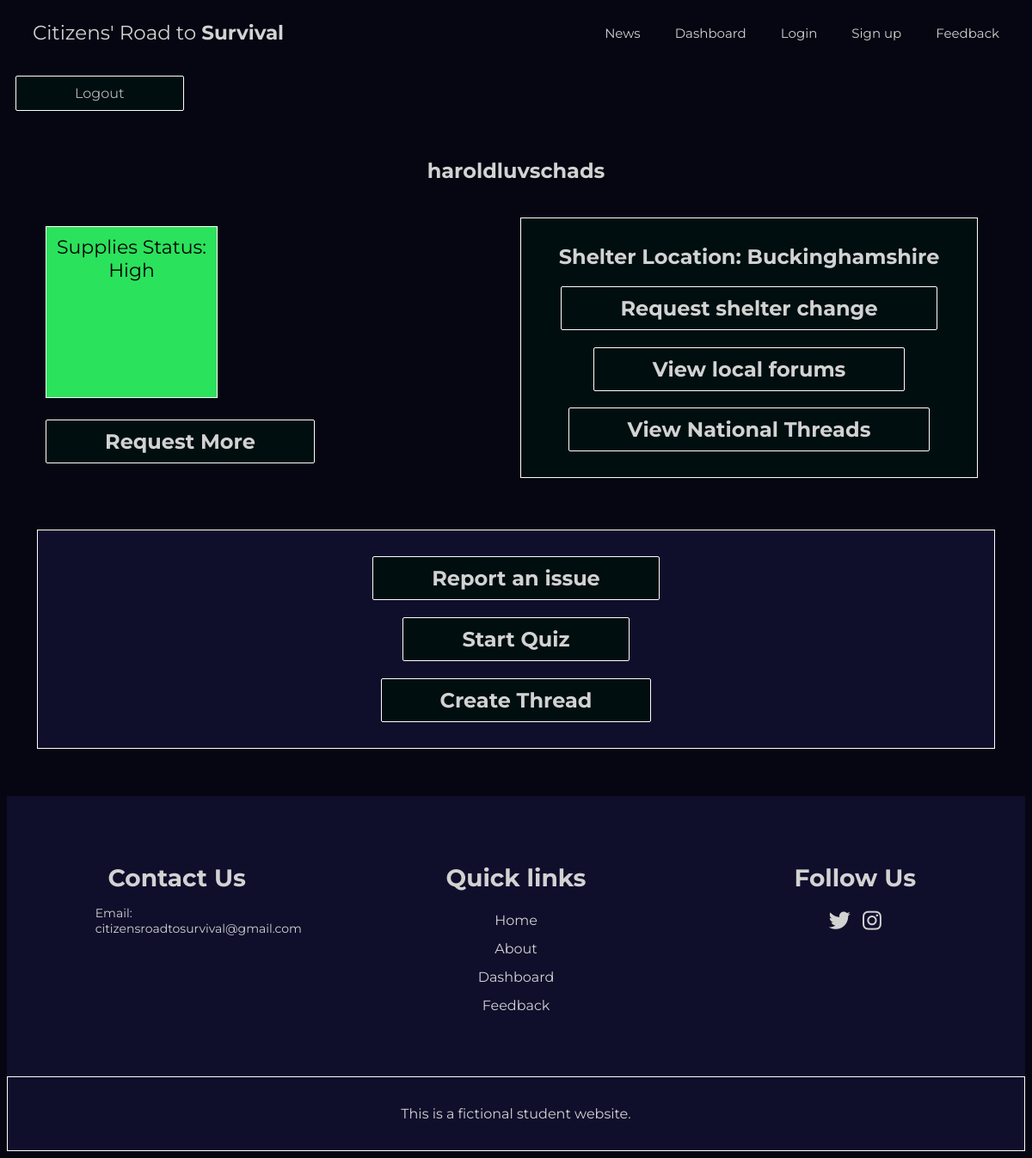
Page /dashboard.php (signed in) on the earlier database version.
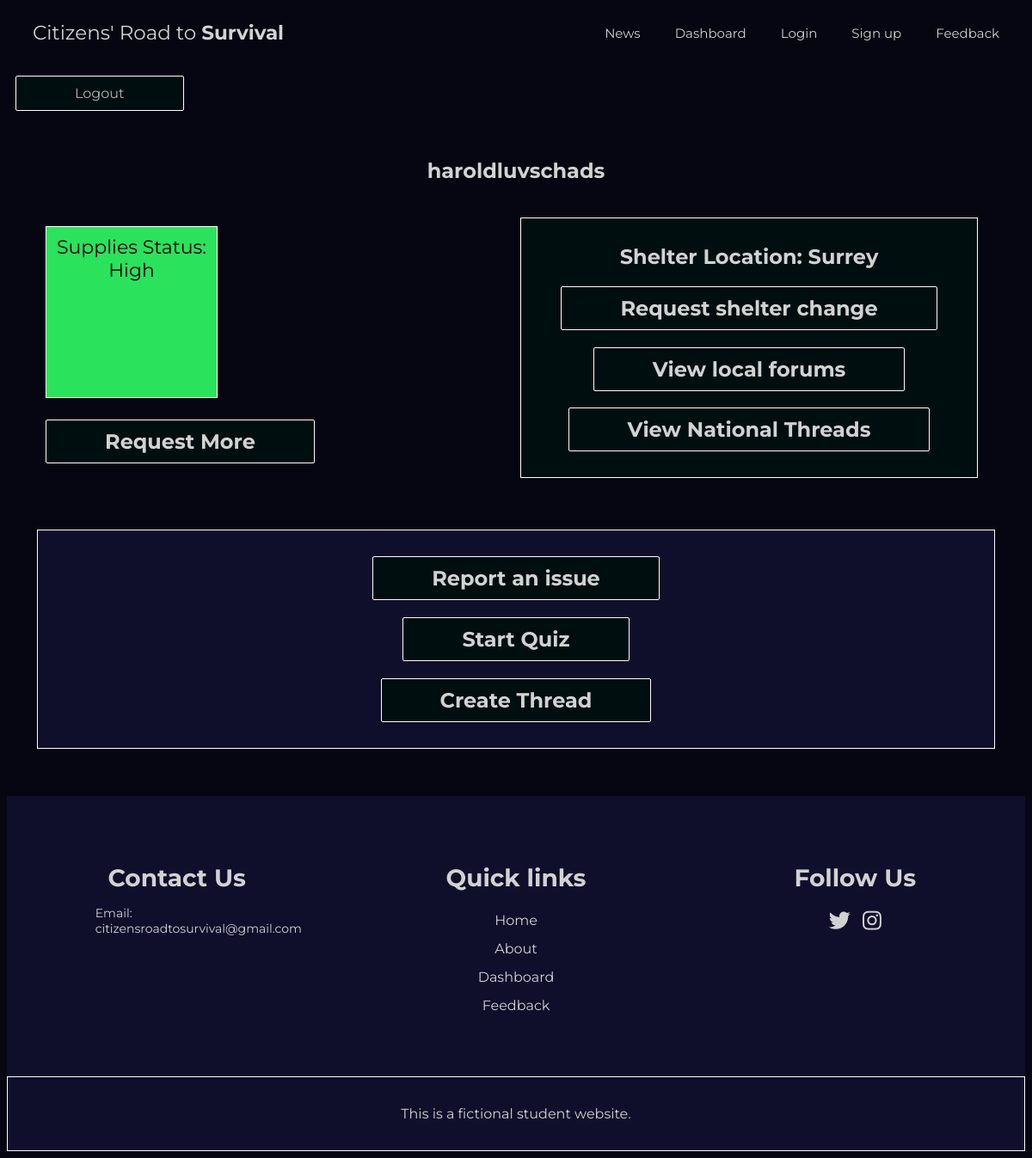
Same page on the later database version.
### tables this page shows
CREATE TABLE `users` (
  `id` int(11) NOT NULL,
  `username` text NOT NULL,
  `password` text NOT NULL,
  `firstname` text NOT NULL,
  `lastname` text NOT NULL,
  `email` text NOT NULL,
  `birthdate` text NOT NULL,
  `role` enum('user','admin','owner','') NOT NULL,
  `score` int(11) NOT NULL,
  `supplies_status` enum('Very High','High','Medium','Low','Very Low') NOT NULL DEFAULT 'Medium',
  `shelter_location` enum('Bedfordshire','Berkshire','Bristol','Buckinghamshire','Cambridgeshire','Cheshire','Cornwall','Cumbria','Derbyshire','Devon','Dorset','Durham','East Riding of Yorkshire','East Sussex','Essex','Gloucestershire','Greater London','Greater Manchester','Hampshire','Herefordshire','Hertfordshire','Isle of Wight','Kent','Lancashire','Leicestershire','Lincolnshire','Merseyside','Middlesex','Norfolk','North Yorkshire','Northamptonshire','Northumberland','Nottinghamshire','Oxfordshire','Rutland','Shropshire','Somerset','South Yorkshire','Staffordshire','Suffolk','Surrey','Tyne and Wear','Warwickshire','West Midlands','West Sussex','West Yorkshire','Wiltshire','Worcestershire') DEFAULT NULL,
  `weekly_reported_issues` int(11) NOT NULL,
  `last_supply_request` datetime DEFAULT NULL
);

### dashboard.php (the view, shortened to what this page needs)
<!DOCTYPE html>
<html lang="en">
<head>
    <link rel="stylesheet" href="dashboard.css">
    <link rel="stylesheet" href="main.css">
    <link rel="stylesheet" href="https://cdnjs.cloudflare.com/ajax/libs/font-awesome/6.5.0/css/all.min.css">
</head>
<body>
    <header class="header">
        <div class="header_content">
            <a href="index.php" class="logo">Citizens' Road to&nbsp;<b>Survival</b></a>
            <nav class="nav">
                <ul class="nav_list">
                    <li class="nav_item"> <a href="list_articles.php" class="nav_link">News</a></li>
                    <li class="nav_item"> <a href="dashboard.php" class="nav_link">Dashboard</a></li>
                    <li class="nav_item"> <a href="login.php" class="nav_link">Login</a></li>
                    <li class="nav_item"> <a href="signup.php" class="nav_link">Sign up</a></li>
                    <li class="nav_item"> <a href="feedback.php" class="nav_link">Feedback</a></li>
                </ul>
            </nav>
        </div>
    </header>
<?php
include 'connectdb.php';
$user_id = $_SESSION['user_id'];
$role=$_SESSION['role'];
echo '<div class="logout-btn">';
echo '<a href="logout.php" class="btn">Logout</a>';
echo '</div>';
if($role !='admin' ){
    echo '<section class="dashboard">';
    $stmt= $conn->prepare ("SELECT * FROM users WHERE id= ?");
    $stmt->bind_param("i", $user_id);
    $stmt->execute();
    $result = $stmt->get_result();
    $row = $result->fetch_assoc();
    $status = $row['supplies_status'];
    echo '<div class="header" style="z-index: 0; position: relative;">';
        echo '<h2>' . htmlspecialchars($row['username']).'</h2>';
    echo '</div>';
    echo '<div class="menu">';
    switch ($status) {
case "High":
    echo "<div class='status-box' style='background-color: #2BE25C; color: black;'>Supplies Status: High</div>";
    break;
    }
    echo '<h2 ><a class="dash-btn" href="request_supplies.php" >Request More </a></h2>';
    echo '</div>';
    echo '<div class="content">';
    echo '<h2>Shelter Location: ' . htmlspecialchars($row['shelter_location']) . '</h2>';
    echo '<h2><a class="dash-btn" href="request_shelter_change.php" >Request shelter change </a></h2>';
    echo '<h2><a class="dash-btn" href="local_forums.php" >View local forums</a></h2>';
    echo '<h2><a class="dash-btn" href="threads.php" >View National Threads</a></h2>';
    echo '</div>';
    echo '<div class="footer">';
    echo '<h2><a class="dash-btn" href="report_an_issue.php" >Report an issue</a></h2>';
    echo '<h2><a class="dash-btn" href="start_quiz.php" >Start Quiz</a></h2>';
    echo '<h2><a class="dash-btn" href="thread_upload.php" >Create Thread </a></h2>';
    echo '</div>';
    echo '</section>';
    }
    ?>
    <footer>
        <div class="f-container">
            <div class="footer-content">
                <h3>Contact Us</h3>
                <p>Email: citizensroadtosurvival@gmail.com</p>
            </div>
            <div class="footer-content">
                <h3> Quick links</h3>
                <ul class="f-list">
                    <li><a href="index.php">Home</a></li>
                    <li><a href="about.html">About</a></li>
                    <li><a href="dashboard.php">Dashboard</a></li>
                    <li><a href="feedback.php">Feedback</a></li>
                </ul>
            </div>
            <div class="footer-content">
                <h3>Follow Us</h3>
                <ul class="social-icons">
                    <li><a href="https://x.com/Citizens_RoadTS"><i class="fab fa-twitter"></i></a></li>
                    <li><a href="https://www.instagram.com/citizensroadtosurvival/"><i class="fab fa-instagram"></i></a></li>
                </ul>
            </div>
        </div>
        <div class="bottom-bar">
            <p>This is a fictional student website.</p>
        </div>
    </footer>
</body>
</html>

Differences in the rows shown:
changed users "haroldluvschads": shelter_location "Buckinghamshire" → "Surrey"
